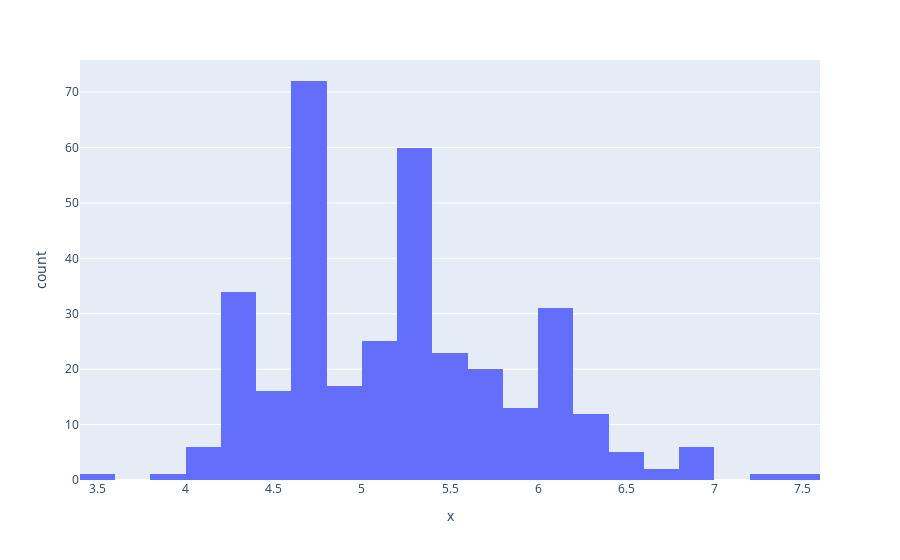

Source (notebook cell):
### Markdown cell above
i will try to correct skew with log for median debt payments, and median total debt

### Code cell
px.histogram(df, x=np.log1p(df["debt.staff_grad_plus.all.eval_inst.median_payment"]))

### Figure 1 — Plotly figure (JSON) as saved in the notebook; plotly's stock layout.template omitted (floating-point values rounded to 4 significant figures; data arrays with more than 128 entries replaced by an {"elided": "..."} marker saying what was removed)
{"data": [{"bingroup": "x", "hovertemplate": "x=%{x}<br>count=%{y}<extra></extra>", "legendgroup": "", "marker": {"color": "#636efa", "pattern": {"shape": ""}}, "name": "", "orientation": "v", "showlegend": false, "type": "histogram", "x": {"elided": "346 float values"}, "xaxis": "x", "yaxis": "y"}], "layout": {"barmode": "relative", "legend": {"tracegroupgap": 0}, "margin": {"t": 60}, "xaxis": {"anchor": "y", "domain": [0, 1], "title": {"text": "x"}}, "yaxis": {"anchor": "x", "domain": [0, 1], "title": {"text": "count"}}}}
